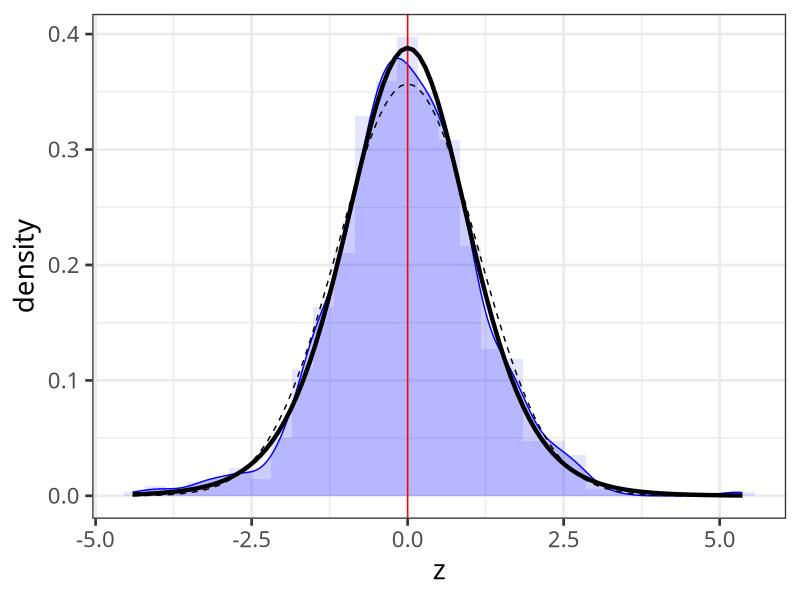

This chart was generated by the following R code:
library(dplyr)
library(purrr)
library(ggplot2)
library(withr)

var <- 4
pop.mean <- 1
size2 <- 10
with_seed(2718,
          rerun(1000, 
                sample_n(rnorm(n = 100000, 
                               mean = pop.mean,
                               sd = sqrt(var)) %>%
                           as_tibble,
                         size = size2, 
                         replace = FALSE)) %>% 
            map_dfr(summarise, 
                    sample.mean = mean(value),
                    unbiased.var = var(value)) %>% 
            mutate(z = (sqrt(size2)*(sample.mean - pop.mean)) / sqrt(unbiased.var))) %>% 
  ggplot() + 
  aes(z) +
  geom_histogram(aes(y = ..density..),
                 alpha=0.1,
                 fill = "blue",
                 show.legend = FALSE) +
  geom_density(fill = "blue",
               colour = "blue",
               alpha = 0.2) +
  geom_vline(xintercept = 0,
             colour = "red") +
  stat_function(fun = dt,
                args = list(df = size2 -1),
                size = 1.5) +
  stat_function(fun = dnorm,
                args = list(mean = 0,
                            sd = sqrt(size2 / (size2  - 2))),
                linetype = "dashed") +
  theme_bw(base_size = 20,
           base_family = "IPAexGothic")